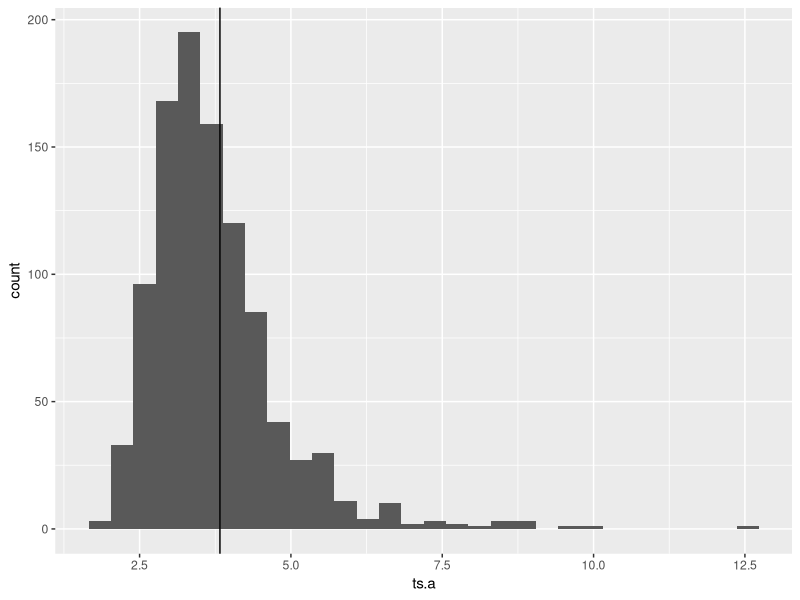
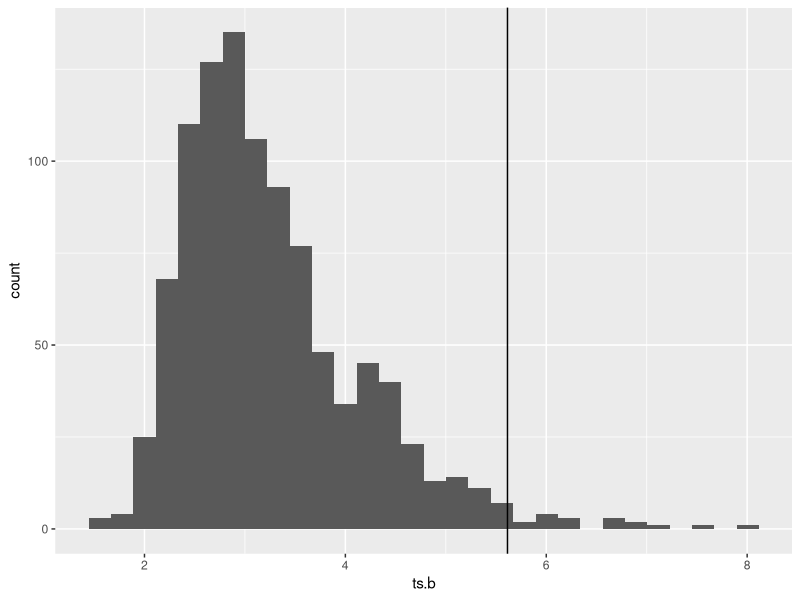
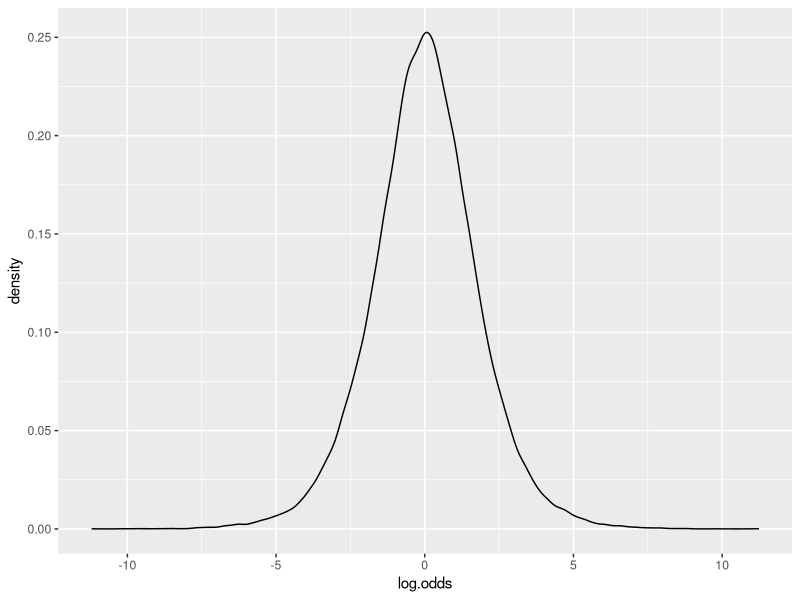
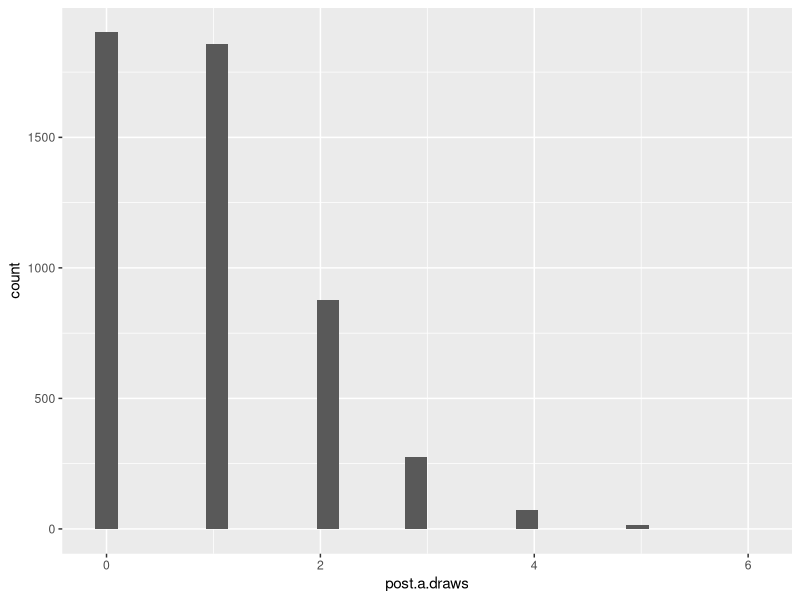
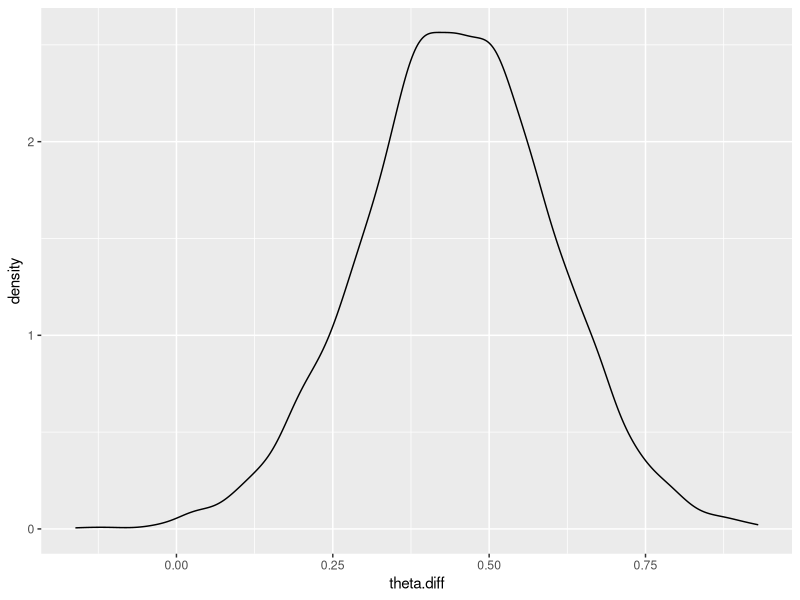
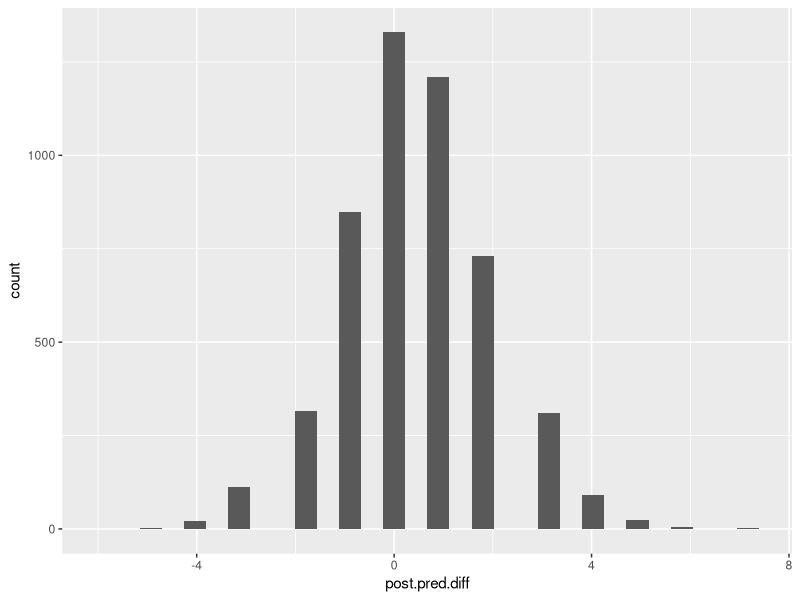
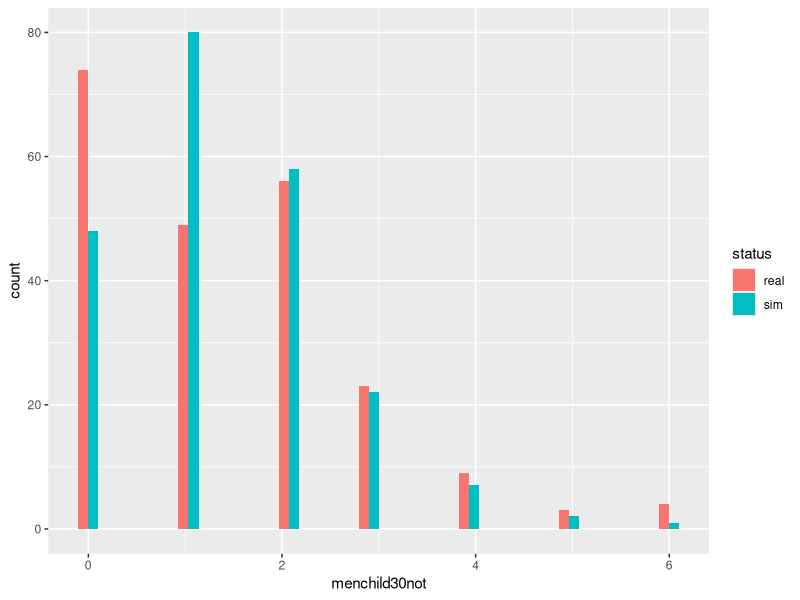
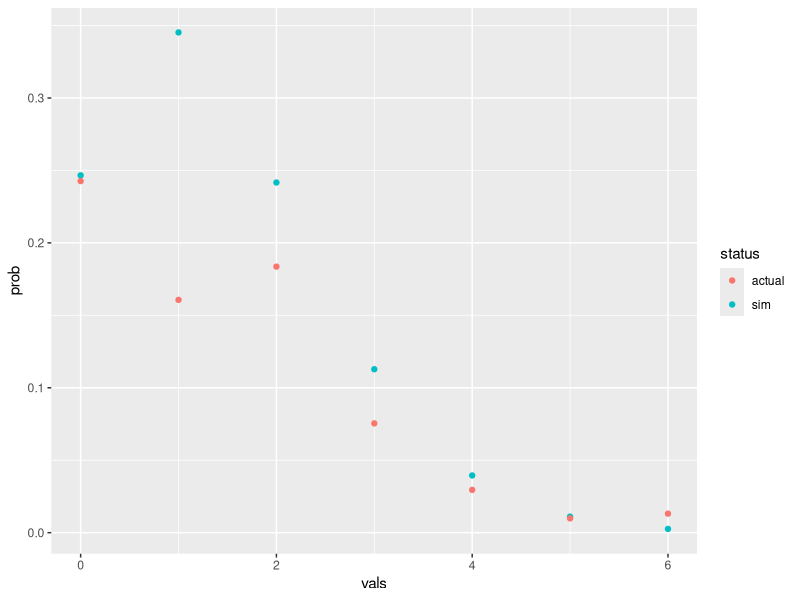

Write the R code that produced these figures, in order.
## ---- chunk 1
knitr::opts_chunk$set(echo = TRUE)
library(ggplot2)
## ---- chunk 2
y.a = c(12,9,12,14,13,13,15,8,15,6)
y.b = c(11,11,10,9,9,8,7,10,6,8,8,9,7)

a.a = 120; a.b = 10
b.a = 12 ; b.b = 1
n.y.a = length(y.a)
n.y.b = length(y.b)
sumy.a = sum(y.a)
sumy.b = sum(y.b)
post.a.a = a.a + sumy.a
post.a.b = n.y.a + a.b

post.b.a = b.a + sumy.b
post.b.b = n.y.b + b.b

post.pred.a = matrix(NA,1000,10)
post.pred.b = matrix(NA, 1000,10)

theta.a.draws = rgamma(1000,post.a.a,post.a.b)
theta.b.draws = rgamma(1000,post.b.a,post.b.b)
for(i in 1:1000){
  post.pred.a[i,] = rpois(10,theta.a.draws[i])
  post.pred.b[i,] = rpois(10,theta.b.draws[i])
}

ts.a = apply(post.pred.a,1,function(x) mean(x)/sd(x))
ts.b = apply(post.pred.b,1,function(x) mean(x)/sd(x))
## ---- chunk 3
t.a.plot = ggplot(data = as.data.frame(ts.a), aes(x = ts.a))
t.a.plot + geom_histogram() + geom_vline(xintercept = mean(y.a) / sd(y.a))
## ---- chunk 4
t.b.plot = ggplot(data = as.data.frame(ts.b), aes(x = ts.b))
t.b.plot + geom_histogram() + geom_vline(xintercept = mean(y.b) / sd(y.b))
## ---- chunk 5
a = 1
b = 1
theta.vals = rbeta(100000,a,b)
log.odds = log(theta.vals/(1-theta.vals))

ggplot(data = as.data.frame(log.odds), aes(x = log.odds)) + geom_density()
  
## ---- chunk 6
menchild30 = scan("menchild30bach.dat", sep = " ")
menchild30not = scan("menchild30nobach.dat", sep = " ")
a = 2
b = 1
sum.y.a = sum(menchild30)
sum.y.b = sum(menchild30not)
n.a = length(menchild30)
n.b = length(menchild30not)
a.a.prime = sum.y.a + a
a.b.prime = n.a + b
b.a.prime = sum.y.b + b
b.b.prime = n.b + b

theta.a.draws = rgamma(5000,a.a.prime,a.b.prime)
theta.b.draws = rgamma(5000,b.a.prime,b.b.prime)

post.a.draws = rpois(5000, theta.a.draws)
post.b.draws = rpois(5000,theta.b.draws)

post.a.plot = ggplot(data = as.data.frame(post.a.draws), aes(x = post.a.draws))
post.a.plot + geom_histogram()

post.b.plot = ggplot(data = as.data.frame(post.b.draws), aes(x = post.b.draws))
post.b.plot = geom_histogram()
## ---- chunk 7
theta.diff = theta.b.draws - theta.a.draws
post.pred.diff = post.b.draws - post.a.draws
quantile(theta.diff,c(.025,.975))
quantile(post.pred.diff,c(.025,.975))

theta.diff.int = quantile(theta.diff,c(.025,.975))
pred.diff.int = quantile(post.pred.diff,c(.025,.975))
ggplot(as.data.frame(theta.diff), aes(x = theta.diff)) + geom_density()
ggplot(as.data.frame(post.pred.diff), aes(x = post.pred.diff)) + geom_histogram()
## ---- chunk 8
n = length(menchild30not)
param = 1.4
theoret.pois = rpois(n,param)
menchild30not = as.data.frame(menchild30not)
theoret.pois = as.data.frame(theoret.pois)
menchild30not$status = "real"
theoret.pois$status = "sim"
names(theoret.pois) = names(menchild30not)
emp.data.frame = as.data.frame(rbind(menchild30not,theoret.pois))


ggplot(emp.data.frame, aes(x = menchild30not, fill = status)) + geom_histogram(position = "dodge")
menchild30not = scan("menchild30nobach.dat", sep = " ")
props.act = as.data.frame(table(menchild30not) / sum(menchild30not))
props.sim = as.data.frame(dpois(0:6,1.4))
names(props.sim) = c("kids")
props.act$status = "actual"
props.sim$status = "sim"
props.act = props.act[,c(2,3)]
names(props.act) = names(props.sim)

props.data.frame = rbind(props.sim,props.act)
props.data.frame$vals = c(0:6,0:6)

ggplot(props.data.frame, aes(x = vals, y = kids, color = status)) + geom_point() + ylab("prob")
## ---- chunk 9
#theta.b.draws
menchild30not = scan("menchild30nobach.dat", sep = " ")
n.samps = 5000

pop.b.0 = rep(NA,5000)
pop.b.1 = rep(NA, 5000)
for(i in 1:n.samps){
  theta.b.draw = theta.b.draws[i]
  sim.kids = rpois(218, theta.b.draw)
  pop.b.0[i] = sum(sim.kids == 0)
  pop.b.1[i] = sum(sim.kids == 1)
}

act.0 = sum(menchild30not == 0)
act.1 = sum(menchild30not == 1)

act.data.frame = as.data.frame(cbind(act.0,act.1))
sim.data.set = data.frame(cbind(pop.b.0,pop.b.1))
ggplot(data = sim.data.set, aes(x = pop.b.0, y = pop.b.1)) + geom_point(alpha = .2) + geom_point(data = act.data.frame, aes(x= act.0,y = act.1),size = 5, color = "red")


